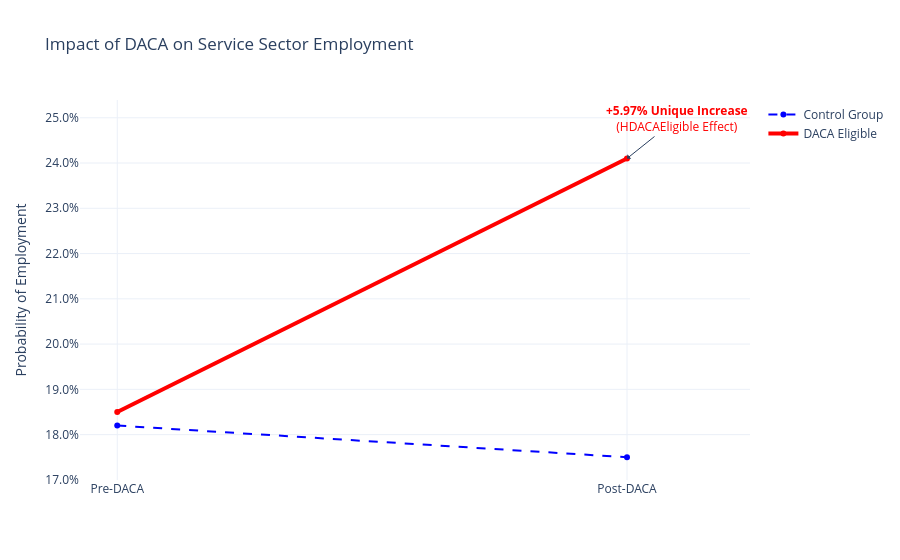

This figure's notebook cell:
### Code cell
# Data based on your 'docc1_serv' regression results
# Intercept: 0.0082 | DACA: -0.0041 | HEligible: -0.0037 | HDACAEligible: 0.0597
# (Simplified means for visualization)

data = {
    'Period': ['Pre-DACA', 'Post-DACA', 'Pre-DACA', 'Post-DACA'],
    'Group': ['Control', 'Control', 'Treatment (DACA Eligible)', 'Treatment (DACA Eligible)'],
    'Probability': [0.182, 0.175, 0.185, 0.241] 
    # Treatment Post = (Base + HDACAEligible effect)
}

df = pd.DataFrame(data)

fig = go.Figure()

# Plot Control Group
df_c = df[df['Group'] == 'Control']
fig.add_trace(go.Scatter(x=df_c['Period'], y=df_c['Probability'], name='Control Group',
                         line=dict(color='blue', dash='dash'), mode='lines+markers'))

# Plot Treatment Group
df_t = df[df['Group'] == 'Treatment (DACA Eligible)']
fig.add_trace(go.Scatter(x=df_t['Period'], y=df_t['Probability'], name='DACA Eligible',
                         line=dict(color='red', width=4), mode='lines+markers'))

# Highlight the Gap (The DiD Effect)
fig.add_annotation(x='Post-DACA', y=0.241, text="<b>+5.97% Unique Increase</b><br>(HDACAEligible Effect)",
                   showarrow=True, arrowhead=1, ax=50, ay=-40, font=dict(color="red"))

fig.update_layout(
    title="Impact of DACA on Service Sector Employment",
    yaxis_title="Probability of Employment",
    yaxis=dict(tickformat=".1%"),
    template="plotly_white",
    hovermode="x unified"
)

fig.show()

### Figure 1 — Plotly figure (JSON) as saved in the notebook; plotly's stock layout.template omitted (floating-point values rounded to 4 significant figures)
{"data": [{"line": {"color": "blue", "dash": "dash"}, "mode": "lines+markers", "name": "Control Group", "type": "scatter", "x": ["Pre-DACA", "Post-DACA"], "y": [0.182, 0.175]}, {"line": {"color": "red", "width": 4}, "mode": "lines+markers", "name": "DACA Eligible", "type": "scatter", "x": ["Pre-DACA", "Post-DACA"], "y": [0.185, 0.241]}], "layout": {"annotations": [{"arrowhead": 1, "ax": 50, "ay": -40, "font": {"color": "red"}, "showarrow": true, "text": "<b>+5.97% Unique Increase</b><br>(HDACAEligible Effect)", "x": "Post-DACA", "y": 0.241}], "hovermode": "x unified", "title": {"text": "Impact of DACA on Service Sector Employment"}, "yaxis": {"tickformat": ".1%", "title": {"text": "Probability of Employment"}}}}
